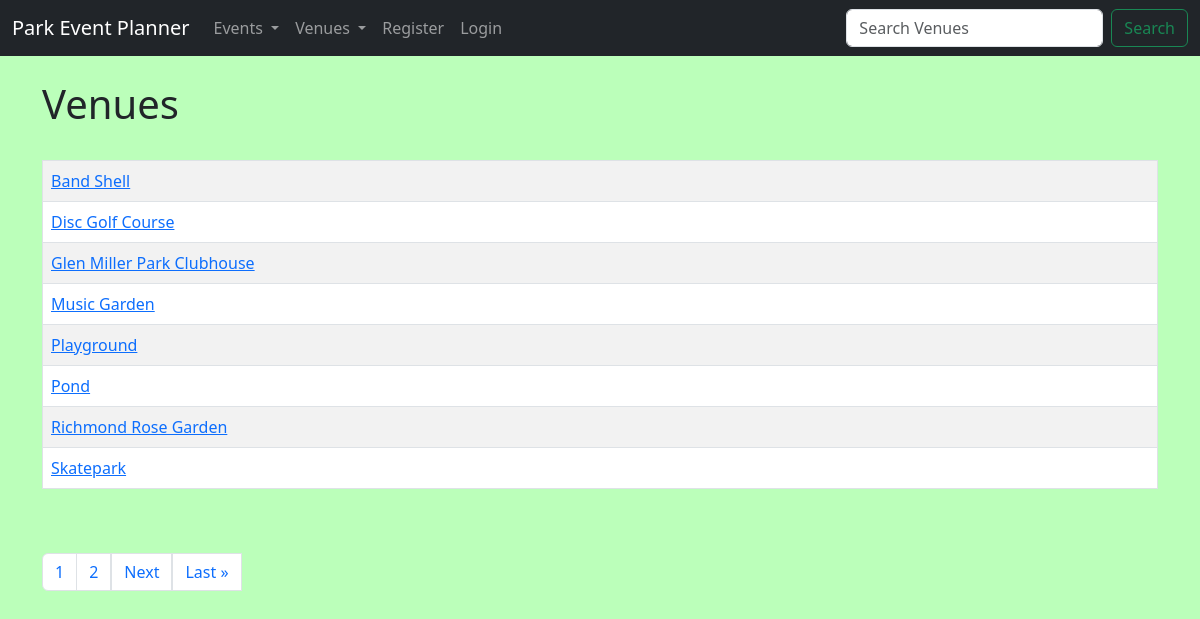
Screenshot of /list_venues with the database file from the repository.
### events/models.py (models this page shows)
class Venue(models.Model):
	name = models.CharField('Venue Name', max_length=120)
	description = models.TextField(blank=True)
	owner = models.IntegerField("Venue Owner", blank=False, default=1)
	venue_image = models.ImageField(null=True, blank=True, upload_to="images/")
	def __str__(self): # lets you click on a venue to access it
		return self.name

### events/views.py (the view)
# urls.py: path('list_venues', views.list_venues, name="list-venues"),
def list_venues(request):
	venue_list = Venue.objects.all().order_by('name')
	p = Paginator(Venue.objects.all().order_by('name'), 8)
	page = request.GET.get('page')
	venues = p.get_page(page)
	nums = "a" * venues.paginator.num_pages
	return render(request, 'events/venue.html',
	       				{'venue_list': venue_list,
					    'venues':venues,
					    'nums':nums
						})

### events/templates/events/venue.html (shortened to what this page needs)
{% extends 'events/base.html' %}
{% block content %}
	<h1>Venues</h1>
	<br/>
	<table class="table table-hover table-striped table-bordered">
	{% for venue in venues %}
		<tr>
			<td><a href="{% url 'show-venue' venue.id %}">{{ venue }}</a>
			</td>
		</tr>
	{% endfor %}
	</table>
	<br><br>
	<nav aria-label="Page navigation example">
		<ul class="pagination">
			{% for i in nums %}
			<li class="page-item"><a class="page-link" href="?page={{ forloop.counter }}">{{ forloop.counter }}</a></li>
			{% endfor %}
			{% if venues.has_next %}
			<li class="page-item"></li><a class="page-link" href="?page={{venues.next_page_number}}">Next</a></li>
			<li class="page-item"></li><a class="page-link" href="?page={{venues.paginator.num_pages}}">Last &raquo</a></li>
			{% endif %}
		</ul>
	</nav>
{% endblock %}

### static/css/parkstyle.css (style rules this page uses)
body { background: #bbffba }

### rows the page displays
Venue: name "Band Shell"
Venue: name "Disc Golf Course"
Venue: name "Glen Miller Park Clubhouse"
Venue: name "Music Garden"
Venue: name "Playground"
Venue: name "Pond"
Venue: name "Richmond Rose Garden"
Venue: name "Skatepark"
